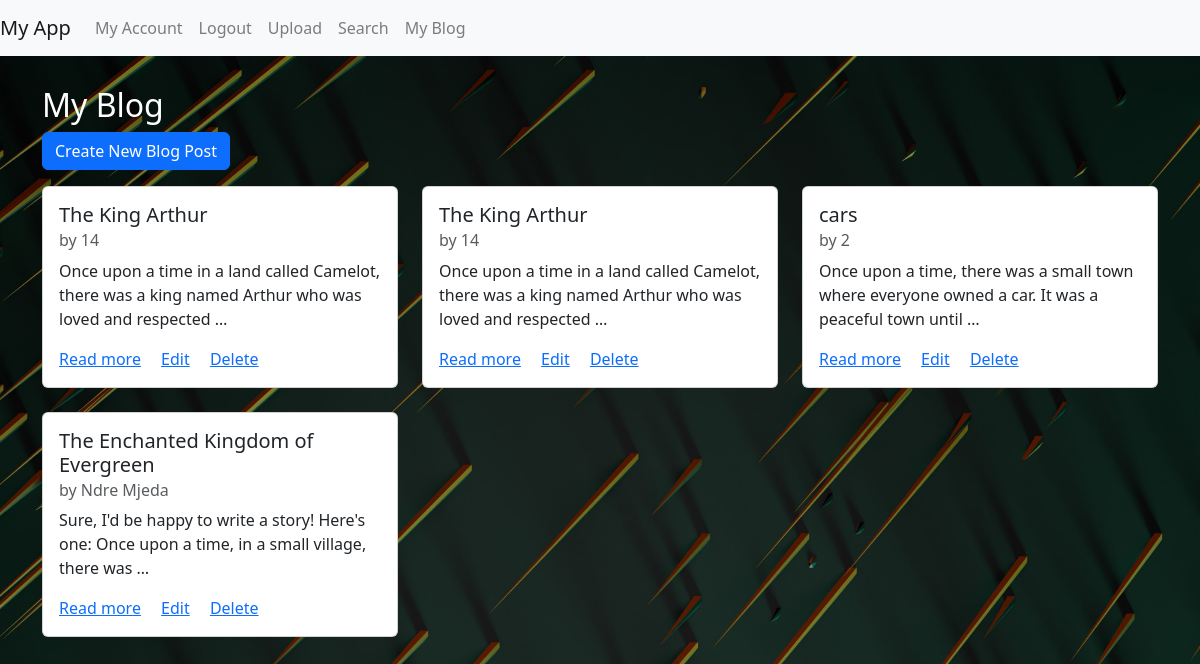
Screenshot of / (signed in) with the database file from the repository.
### my_app/models.py (models this page shows, shortened)
class BlogPost(models.Model):
    title = models.CharField(max_length=200)
    author = models.CharField(max_length=200)  # Replace ForeignKey with CharField
    content = models.TextField()
    created_at = models.DateTimeField(auto_now_add=True)
    updated_at = models.DateTimeField(auto_now=True)

### my_app/views.py (the view)
# urls.py: path('', views.BlogPostListView.as_view(), name='blog_post_list'),
@method_decorator(login_required, name='dispatch')
class BlogPostListView(ListView):
    model = BlogPost
    template_name = 'blog_post_list.html'
    context_object_name = 'blog_posts'

### my_app/templates/blog_post_list.html
{% extends 'base.html' %}
{% block content %}
  <h2 style="color: white;">My Blog</h2>
  <a href="{% url 'blog_post_create' %}" class="btn btn-primary mb-3">Create New Blog Post</a>
  <div class="row">
    {% for blog_post in blog_posts %}
      <div class="col-md-4 mb-4">
        <div class="card">
          <div class="card-body">
            <h5 class="card-title">{{ blog_post.title }}</h5>
            <h6 class="card-subtitle mb-2 text-muted">by {{ blog_post.author }}</h6>
            <p class="card-text">{{ blog_post.content|truncatewords:20 }}</p>
            <a href="{% url 'blog_post_detail' blog_post.pk %}" class="card-link">Read more</a>
            <a href="{% url 'blog_post_update' blog_post.pk %}" class="card-link">Edit</a>
            <a href="{% url 'blog_post_delete' blog_post.pk %}" class="card-link">Delete</a>
          </div>
        </div>
      </div>
    {% endfor %}
  </div>
{% endblock %}

### my_app/templates/base.html (shortened to what this page needs)
{% load static %}
<!DOCTYPE html>
<html>
<head>
  <link href="https://maxcdn.bootstrapcdn.com/bootstrap/4.5.2/css/bootstrap.min.css" rel="stylesheet">
  <link rel="stylesheet" href="https://cdn.jsdelivr.net/npm/bootstrap@5.3.0-alpha1/dist/css/bootstrap.min.css">
  <link rel="stylesheet" href="{% static 'css/styles.css' %}">
</head>
<body>
  <nav class="navbar navbar-expand-lg navbar-light bg-light">
    <a class="navbar-brand" href="{% url 'blog_post_list' %}">My App</a>
    <div class="collapse navbar-collapse" id="navbarSupportedContent">
      <ul class="navbar-nav mr-auto">
        {% if user.is_authenticated %}
        {% if user.is_authenticated %}
  <a class="nav-link" href="{% url 'user_profile_detail' user.pk %}">My Account</a>
{% endif %}
        <li class="nav-item">
          <a class="nav-link" href="{% url 'logout' %}">Logout</a>
        </li>
        <li class="nav-item">
          <a class="nav-link" href="{% url 'upload_file' %}">Upload</a>
        </li>
        <li class="nav-item">
          <a class="nav-link" href="{% url 'search' %}">Search</a>
        </li>
        {% endif %}
        <li class="nav-item">
          <a class="nav-link" href="{% url 'blog_post_list' %}">My Blog</a>
        </li>
      </ul>
    </div>
  </nav>
  <main>
    <div class="container">
      {% block content %}
      {% endblock %}
    </div>
  </main>
</body>
</html>

### my_app/static/css/styles.css (style rules this page uses)
main .container { margin-top: 30px; }

### my_app/templates/base.html (style rules this page uses)
body { background-image:url("/static/images/foto2.jpg"); background-size: cover; background-position: center; }

### rows the page displays
BlogPost: title "The King Arthur", author "14", content "Once upon a time in a land called Camelot, there was a king named Arthur who was loved and respected …"
BlogPost: title "The King Arthur", author "14", content "Once upon a time in a land called Camelot, there was a king named Arthur who was loved and respected …"
BlogPost: title "cars", author "2", content "Once upon a time, there was a small town where everyone owned a car. It was a peaceful town until …"
BlogPost: title "The Enchanted Kingdom of Evergreen", author "Ndre Mjeda", content "Sure, I'd be happy to write a story! Here's one: Once upon a time, in a small village, there was …"
